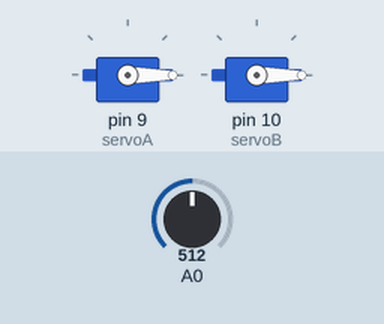
Bench run of a sketch on a simulated Arduino Uno, built with avr-gcc and run on an emulated ATmega328P. On the bench: 2 × servo. Inputs (shaded band) come from the test bench; at power-on: A0 = 512.

Above: at 12.2 s.
12.3 s: A0 set to 482
At 13.0 s:
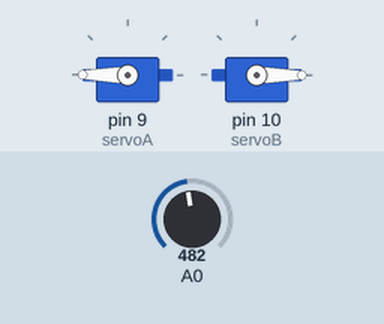
13.8 s: A0 set to 510
At 14.1 s:
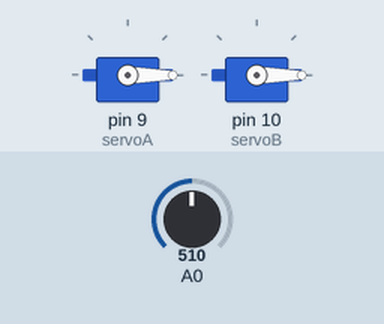
15.3 s: A0 set to 490
At 16.5 s:
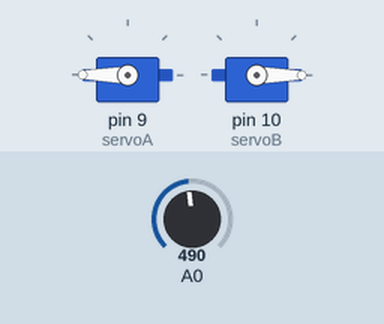
Timing chart, 0 to 18.3 s (numbered marks = the images above; inputs shaded):
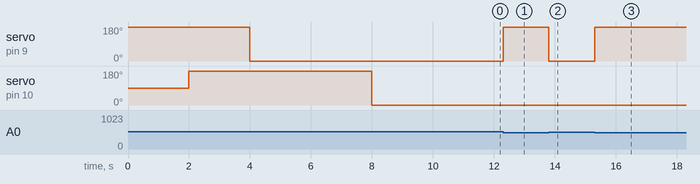

Measured:
- the behaviour switches between 500 and 499 on A0 (found by bisection; images 0 and 1)
- after the input at 12.3 s, servo on pin 9 (servoA): 0° → 180° at once
- after the input at 13.8 s, servo on pin 9 (servoA): 180° → 0° at once
- after the input at 15.3 s, servo on pin 9 (servoA): 0° → 180° at once

The sketch:

devlin_servo_excerise.ino
```cpp
#include <Servo.h>

Servo servoA;

Servo servoB;

void setup() {
  servoA.attach(9);
  servoB.attach(10);

  servoA.write(180);
  delay(2000);
  servoB.write(180);
  delay(2000);
  servoA.write(-180);
  servoB.write(180);
  delay(4000);
  servoA.write(-180);
  servoB.write(-180);
  delay(3000);
}

void loop() {
  if(analogRead(0) < 500) {
    servoA.write(180);
    servoB.write(-180);
  }
  if(analogRead(0) > 500) {
    servoA.write(0);
    servoB.write(0);
  }
}
```
